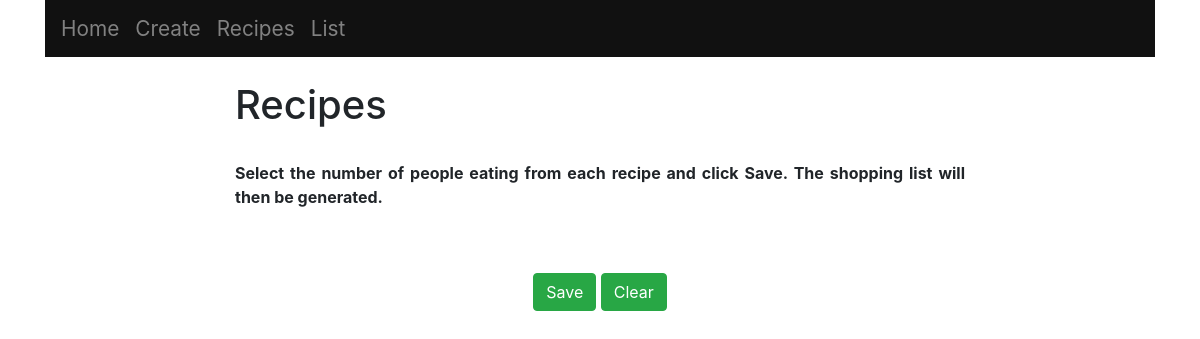
Before: /recipes/ with the older database file.
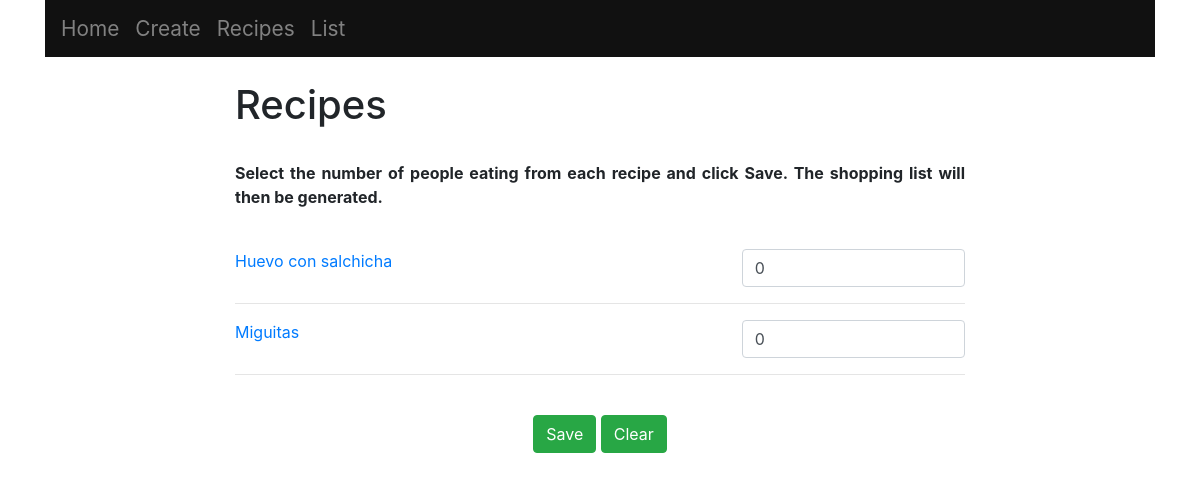
After: the same page with the newer database file.
### main/models.py (models this page shows, shortened)
class Recipe(models.Model):
	name = models.CharField(max_length = 200)
	quantity = models.IntegerField()

### main/views.py (the view, shortened to what this page needs)
# urls.py: path("recipes/", views.recipes, name = "recipes"),
def recipes(response):
	rl = Recipe.objects.order_by('name')	#Display in alphabetical order
	return render(response, "main/recipes.html", {"rl":rl})

### main/templates/main/recipes.html (shortened to what this page needs)
{% extends "main/base.html" %}
{% block content %}
	<h1>Recipes</h1>
	<br>
	<div class="text-justify">
		<p><b>Select the number of people eating from each recipe and click Save. The shopping list will then be generated.</b></p>
	</div>
	<br>
	<form method="post", action="#">
		{% for recipe in rl %}
			<div class="row">
				<div class="col">
					<div class="recipes">
						<a href="/{{recipe.id}}">{{recipe.name}}</a>
					</div>
				</div>
				<div class="col-4">
					<input type="number" value={{recipe.quantity}} name="{{recipe.id}}", class="form-control", min="0">
				</div>
			</div>
			<hr>
		{% endfor %}
		<br>
		<div class="row">
			<div class="col-sm-12 text-center">
				<button type="submit", name="save_recipes", value="save_recipes", class="btn btn-success">Save</button>
				<button type="submit", name="clear_recipes", value="clear_recipes", class="btn btn-success">Clear</button>
			</div>
		</div>
	</form>
{% endblock %}

Changed rows visible on the page:
added Recipe: name "Huevo con salchicha", quantity "0"
added Recipe: name "Miguitas", quantity "0"
